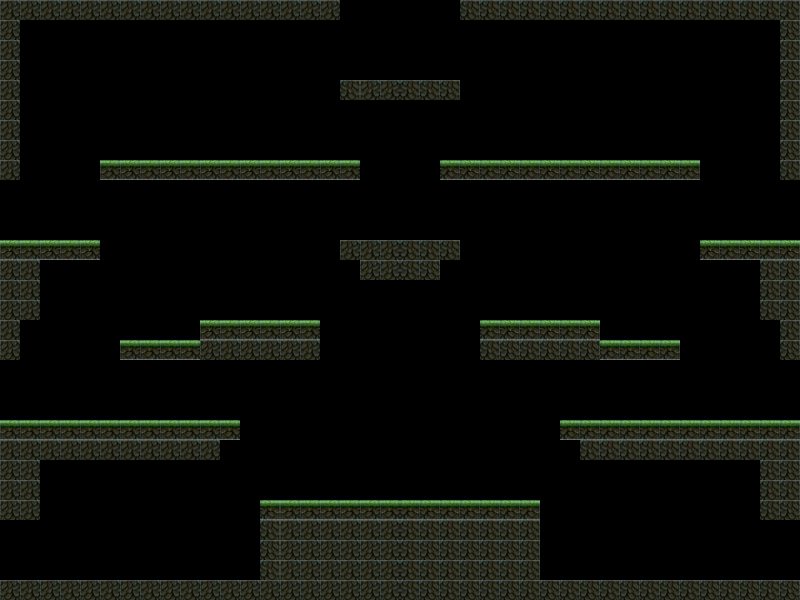

The image is a tile-based game level rendered from a .tmx file. Its description and complete source (layers, tilesets, objects, tile grids) follow:
An orthogonal 40x30 tile map with 20x20 px tiles, 1 tile layer (Ground) and 25 objects (RightSpawn3-B, RightSpawn3-A, RightSpawn2-B, RightSpawn2-A, RightSpawn1-A, ...).

<map version="1.9" tiledversion="1.9.0" orientation="orthogonal" renderorder="right-down" width="40" height="30" tilewidth="20" tileheight="20" infinite="0" nextlayerid="7" nextobjectid="26">
 <tileset firstgid="1" source="download.tsx" />
 <layer id="1" name="Ground" width="40" height="30">
  <data encoding="csv">
2147483653,2147483653,2147483653,2147483653,2147483653,2147483653,2147483653,2147483653,2147483653,2147483653,2147483653,2147483653,2147483653,2147483653,2147483653,2147483653,2147483653,0,0,0,0,0,0,5,5,5,5,5,5,5,5,5,5,5,5,5,5,5,5,5,
2147483653,0,0,0,0,0,0,0,0,0,0,0,0,0,0,0,0,0,0,0,0,0,0,0,0,0,0,0,0,0,0,0,0,0,0,0,0,0,0,5,
2147483653,0,0,0,0,0,0,0,0,0,0,0,0,0,0,0,0,0,0,0,0,0,0,0,0,0,0,0,0,0,0,0,0,0,0,0,0,0,0,5,
2147483653,0,0,0,0,0,0,0,0,0,0,0,0,0,0,0,0,0,0,0,0,0,0,0,0,0,0,0,0,0,0,0,0,0,0,0,0,0,0,5,
2147483653,0,0,0,0,0,0,0,0,0,0,0,0,0,0,0,0,5,2147483653,2147483653,5,5,5,0,0,0,0,0,0,0,0,0,0,0,0,0,0,0,0,5,
2147483653,0,0,0,0,0,0,0,0,0,0,0,0,0,0,0,0,0,0,0,0,0,0,0,0,0,0,0,0,0,0,0,0,0,0,0,0,0,0,5,
2147483653,0,0,0,0,0,0,0,0,0,0,0,0,0,0,0,0,0,0,0,0,0,0,0,0,0,0,0,0,0,0,0,0,0,0,0,0,0,0,5,
2147483653,0,0,0,0,0,0,0,0,0,0,0,0,0,0,0,0,0,0,0,0,0,0,0,0,0,0,0,0,0,0,0,0,0,0,0,0,0,0,5,
2147483653,0,0,0,0,2147483650,2147483650,2147483650,2147483650,2147483650,2147483650,2147483650,2147483650,2147483650,2147483650,2147483650,2147483650,2147483650,0,0,0,0,2,2,2,2,2,2,2,2,2,2,2,2,2,0,0,0,0,5,
0,0,0,0,0,0,0,0,0,0,0,0,0,0,0,0,0,0,0,0,0,0,0,0,0,0,0,0,0,0,0,0,0,0,0,0,0,0,0,0,
0,0,0,0,0,0,0,0,0,0,0,0,0,0,0,0,0,0,0,0,0,0,0,0,0,0,0,0,0,0,0,0,0,0,0,0,0,0,0,0,
0,0,0,0,0,0,0,0,0,0,0,0,0,0,0,0,0,0,0,0,0,0,0,0,0,0,0,0,0,0,0,0,0,0,0,0,0,0,0,0,
2147483650,2147483650,2147483650,2147483650,2147483650,0,0,0,0,0,0,0,0,0,0,0,0,2147483653,2147483653,2147483653,5,5,5,0,0,0,0,0,0,0,0,0,0,0,0,2,2,2,2,2,
2147483653,2147483653,0,0,0,0,0,0,0,0,0,0,0,0,0,0,0,0,2147483653,2147483653,5,5,0,0,0,0,0,0,0,0,0,0,0,0,0,0,0,0,5,5,
2147483653,2147483653,0,0,0,0,0,0,0,0,0,0,0,0,0,0,0,0,0,0,0,0,0,0,0,0,0,0,0,0,0,0,0,0,0,0,0,0,5,5,
2147483653,2147483653,0,0,0,0,0,0,0,0,0,0,0,0,0,0,0,0,0,0,0,0,0,0,0,0,0,0,0,0,0,0,0,0,0,0,0,0,5,5,
2147483653,0,0,0,0,0,0,0,0,0,2147483650,2147483650,2147483650,2147483650,2147483650,2147483650,0,0,0,0,0,0,0,0,2,2,2,2,2,2,0,0,0,0,0,0,0,0,0,5,
2147483653,0,0,0,0,0,2147483650,2147483650,2147483650,2147483650,2147483653,2147483653,2147483653,2147483653,2147483653,2147483653,0,0,0,0,0,0,0,0,5,5,5,5,5,5,2,2,2,2,0,0,0,0,0,5,
0,0,0,0,0,0,0,0,0,0,0,0,0,0,0,0,0,0,0,0,0,0,0,0,0,0,0,0,0,0,0,0,0,0,0,0,0,0,0,0,
0,0,0,0,0,0,0,0,0,0,0,0,0,0,0,0,0,0,0,0,0,0,0,0,0,0,0,0,0,0,0,0,0,0,0,0,0,0,0,0,
0,0,0,0,0,0,0,0,0,0,0,0,0,0,0,0,0,0,0,0,0,0,0,0,0,0,0,0,0,0,0,0,0,0,0,0,0,0,0,0,
2147483650,2147483650,2147483650,2147483650,2147483650,2147483650,2147483650,2147483650,2147483650,2147483650,2147483650,2147483650,0,0,0,0,0,0,0,0,0,0,0,0,0,0,0,0,2,2,2,2,2,2,2,2,2,2,2,2,
2147483653,2147483653,2147483653,2147483653,2147483653,2147483653,2147483653,2147483653,2147483653,2147483653,2147483653,0,0,0,0,0,0,0,0,0,0,0,0,0,0,0,0,0,0,5,5,5,5,5,5,5,5,5,5,5,
2147483653,2147483653,0,0,0,0,0,0,0,0,0,0,0,0,0,0,0,0,0,0,0,0,0,0,0,0,0,0,0,0,0,0,0,0,0,0,0,0,5,5,
2147483653,2147483653,0,0,0,0,0,0,0,0,0,0,0,0,0,0,0,0,0,0,0,0,0,0,0,0,0,0,0,0,0,0,0,0,0,0,0,0,5,5,
2147483653,2147483653,0,0,0,0,0,0,0,0,0,0,0,2,2147483650,2147483650,2147483650,2147483650,2147483650,2147483650,2,2,2,2,2,2,2,0,0,0,0,0,0,0,0,0,0,0,5,5,
0,0,0,0,0,0,0,0,0,0,0,0,0,5,2147483653,2147483653,2147483653,2147483653,2147483653,2147483653,5,5,5,5,5,5,5,0,0,0,0,0,0,0,0,0,0,0,0,0,
0,0,0,0,0,0,0,0,0,0,0,0,0,5,2147483653,2147483653,2147483653,2147483653,2147483653,2147483653,5,5,5,5,5,5,5,0,0,0,0,0,0,0,0,0,0,0,0,0,
0,0,0,0,0,0,0,0,0,0,0,0,0,5,2147483653,2147483653,2147483653,2147483653,2147483653,2147483653,5,5,5,5,5,5,5,0,0,0,0,0,0,0,0,0,0,0,0,0,
2147483653,2147483653,2147483653,2147483653,2147483653,2147483653,2147483653,2147483653,2147483653,2147483653,2147483653,2147483653,2147483653,2147483653,2147483653,2147483653,2147483653,2147483653,2147483653,2147483653,5,5,5,5,5,5,5,5,5,5,5,5,5,5,5,5,5,5,5,5
</data>
 </layer>
 <objectgroup id="4" name="RightSpawn">
  <object id="8" name="RightSpawn3-B" x="800" y="580">
   <point />
  </object>
  <object id="9" name="RightSpawn3-A" x="800" y="520">
   <point />
  </object>
  <object id="10" name="RightSpawn2-B" x="800" y="420">
   <point />
  </object>
  <object id="11" name="RightSpawn2-A" x="800" y="360">
   <point />
  </object>
  <object id="12" name="RightSpawn1-A" x="800" y="180">
   <point />
  </object>
  <object id="13" name="RightSpawn1-B" x="800" y="240">
   <point />
  </object>
 </objectgroup>
 <objectgroup id="5" name="LeftSpawn">
  <object id="2" name="LeftSpawn1-A" x="0" y="180">
   <point />
  </object>
  <object id="3" name="LeftSpawn1-B" x="0" y="240">
   <point />
  </object>
  <object id="4" name="LeftSpawn2-A" x="0" y="360">
   <point />
  </object>
  <object id="5" name="LeftSpawn2-B" x="0" y="420">
   <point />
  </object>
  <object id="6" name="LeftSpawn3-A" x="0" y="520">
   <point />
  </object>
  <object id="7" name="LeftSpawn3-B" x="0" y="580">
   <point />
  </object>
 </objectgroup>
 <objectgroup id="6" name="JumpPoint">
  <object id="14" name="RightJump1" x="320" y="160">
   <point />
  </object>
  <object id="15" name="RightJump2" x="80" y="240">
   <point />
  </object>
  <object id="16" name="RightJump4" x="320" y="320">
   <point />
  </object>
  <object id="17" name="RightJump5" x="100" y="420">
   <point />
  </object>
  <object id="18" name="RightJump6" x="540" y="500">
   <point />
  </object>
  <object id="19" name="RightJump3" x="420" y="240">
   <point />
  </object>
  <object id="20" name="LeftJump1" x="480" y="160">
   <point />
  </object>
  <object id="21" name="LeftJump3" x="380" y="240">
   <point />
  </object>
  <object id="22" name="LeftJump4" x="480" y="320">
   <point />
  </object>
  <object id="23" name="LeftJump2" x="720" y="240">
   <point />
  </object>
  <object id="24" name="LeftJump5" x="700" y="420">
   <point />
  </object>
  <object id="25" name="LeftJump6" x="260" y="500">
   <point />
  </object>
 </objectgroup>
 <objectgroup id="3" name="TopSpawn">
  <object id="1" name="TopSpawn" x="402.344" y="0.0173">
   <point />
  </object>
 </objectgroup>
</map>
